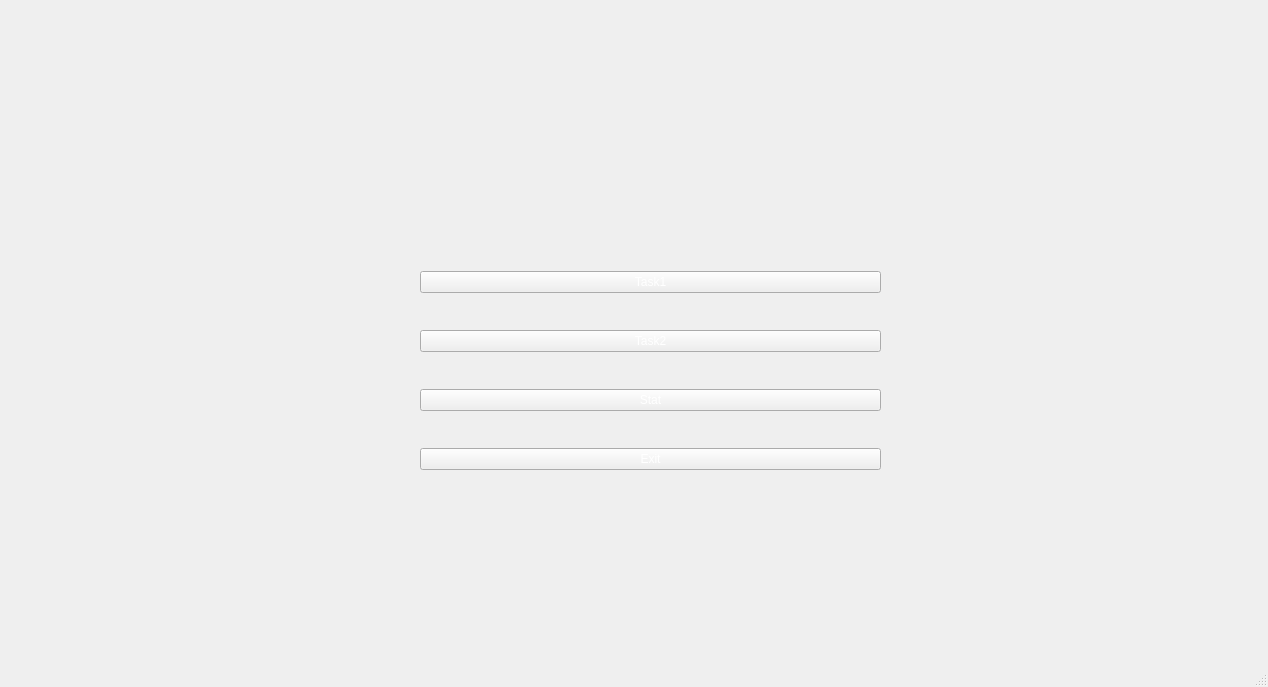
<?xml version="1.0" encoding="UTF-8"?>
<ui version="4.0">
 <class>MainWindow</class>
 <widget class="QMainWindow" name="MainWindow">
  <property name="geometry">
   <rect>
    <x>0</x>
    <y>0</y>
    <width>1268</width>
    <height>687</height>
   </rect>
  </property>
  <property name="windowTitle">
   <string>MainWindow</string>
  </property>
  <property name="styleSheet">
   <string notr="true"> background-image: url(:/res/maxresdefault.jpg)</string>
  </property>
  <widget class="QWidget" name="centralwidget">
   <widget class="QWidget" name="verticalLayoutWidget">
    <property name="geometry">
     <rect>
      <x>420</x>
      <y>240</y>
      <width>461</width>
      <height>261</height>
     </rect>
    </property>
    <layout class="QVBoxLayout" name="verticalLayout">
     <item>
      <widget class="QPushButton" name="pushButton">
       <property name="styleSheet">
        <string notr="true"> color: rgb(255, 255, 255);
font: 700 9pt &quot;System&quot;;
</string>
       </property>
       <property name="text">
        <string>Task1</string>
       </property>
      </widget>
     </item>
     <item>
      <widget class="QPushButton" name="pushButton_2">
       <property name="styleSheet">
        <string notr="true"> color: rgb(255, 255, 255);
font: 700 9pt &quot;System&quot;;
</string>
       </property>
       <property name="text">
        <string>Task2</string>
       </property>
      </widget>
     </item>
     <item>
      <widget class="QPushButton" name="pushButton_3">
       <property name="styleSheet">
        <string notr="true"> color: rgb(255, 255, 255);
font: 700 9pt &quot;System&quot;;
</string>
       </property>
       <property name="text">
        <string>Stat</string>
       </property>
      </widget>
     </item>
     <item>
      <widget class="QPushButton" name="pushButton_4">
       <property name="styleSheet">
        <string notr="true"> color: rgb(255, 255, 255);
font: 700 9pt &quot;System&quot;;
</string>
       </property>
       <property name="text">
        <string>Exit</string>
       </property>
      </widget>
     </item>
    </layout>
   </widget>
  </widget>
  <widget class="QMenuBar" name="menubar">
   <property name="geometry">
    <rect>
     <x>0</x>
     <y>0</y>
     <width>1268</width>
     <height>26</height>
    </rect>
   </property>
  </widget>
  <widget class="QStatusBar" name="statusbar"/>
 </widget>
 <resources/>
 <connections/>
</ui>
